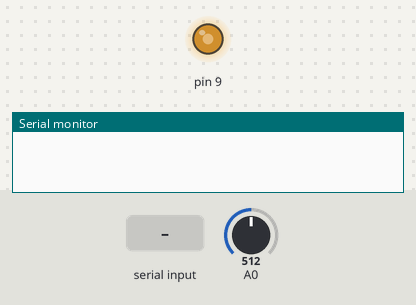
The sketch below on a simulated Arduino Uno, built with avr-gcc and run on an emulated ATmega328P. Parts: output pins drawn as LEDs (lit = HIGH), the last lines printed to the serial monitor. The test bench sets the inputs (shaded band); at power-on: A0 = 512.

Above: at 1.2 s.
1.3 s: "90,45\n" received over Serial
At 2.6 s:
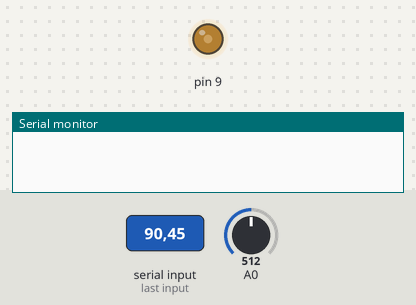
At 28.6 s:
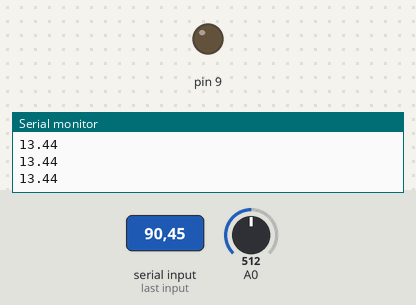
Timing chart, 0 to 29.5 s (numbered marks = the images above; inputs shaded):
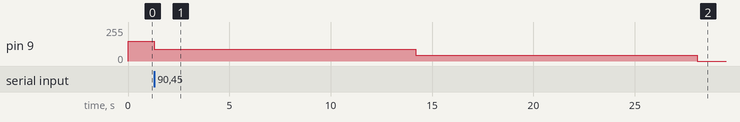

The sketch:

voltage_reading.ino
```cpp
float r1 = 29700;
float r2=7000;
int sensorvalue;
  float voltage=0 ;
void setup() {
  Serial.begin(9600);
  pinMode(9,OUTPUT);
  analogWrite(9 ,150);
  // put your setup code here, to run once:

}

void loop() {
  while (Serial.available()==0);

    int a=Serial.parseInt();
   // Serial.print(a);
    analogWrite(9 ,a);

    delay(2000);
    for(int i =0; i<5; i++)
    {

    for (int i =0; i<999; i++)
    {
      sensorvalue = analogRead(A0);

 voltage =  voltage + ((5*sensorvalue*(r1+r2))/(1000*r2));
    delay(1);
    }


    voltage = voltage/999;
    Serial.println(voltage);
 /* int sensorvalue = analogRead(A0);
  float voltage = (5*sensorvalue*(r1+r2))/(1000*r2);
  Serial.print("V1=");
  Serial.print(sensorvalue);
  Serial.print("      ");*/

 /*  int sensorvalue1 = analogRead(A1);
  float voltage1 = (5*sensorvalue1*(r1+r2))/(1000*r2);
  Serial.print("V2=");
  Serial.println(voltage1);*/
  delay(1000);
  // put your main code here, to run repeatedly:

}
}
```

Measured:
- after the input at 1.3 s, pin 9: 150/255 → 90/255 at once, → 45/255 12.9 s later, → 0/255 13.9 s later
